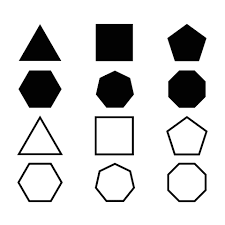
#> input picture src/my_opencv_code/scripts/shapes.jpg, 225 x 225 px
$ python contour_detection.py
#> lines starting #> are read from the running program, lines starting #| are printed output that depends on the picture; after the words box and inside, x2 and y2 are one past the last pixel; in counts of white or black regions, pixels touching at a corner belong together
import numpy as np
import cv2

def read_rgb_image(image_name, show):
    rgb_image = cv2.imread(image_name)
    rgb_image = cv2.resize(rgb_image,(800,500))
    if show:
        cv2.imshow("RGB image",rgb_image)
    return rgb_image

def convert_rgb_to_gray(rgb_image, show):
    gray_image = cv2.cvtColor(rgb_image,cv2.COLOR_BGR2GRAY)
    gray_image = cv2.resize(gray_image,(800,500))
    if show:
        cv2.imshow("GRAY image",gray_image)
    return gray_image

def convert_gray_to_binary(gray_image, adaptive, show):
    if adaptive:
        binary_image = cv2.adaptiveThreshold(gray_image,
                                             255,
                                             cv2.ADAPTIVE_THRESH_GAUSSIAN_C,
                                             cv2.THRESH_BINARY, 5,2)
    else:
        _,binary_image = cv2.threshold(gray_image, 127,255, cv2.THRESH_BINARY)
    if show:
        cv2.imshow("Binary Image",binary_image)
    return binary_image

def getContours(binary_image):
    contours, hierarchy = cv2.findContours(binary_image,
                                              cv2.RETR_TREE,
                                              cv2.CHAIN_APPROX_SIMPLE)
    return contours

def draw_contours(image, contours, image_name):
    index = -1
    thickness = 2
    color = (255,0,255)
    cv2.drawContours(image, contours, index, color, thickness)
    cv2.imshow(image_name, image)

def get_contour_center(contour):
    M = cv2.moments(contour)
    cx = -1
    cy = -1
    if (M["m00"]!=0):
        cx = int(M['m10']/M['m00'])
        cy = int(M['m01']/M['m00'])
    return cx,cy

def process_contours (binary_image, rgb_image, contours):
    # black_image = np.zeros([binary_image.shape[0], binary_image.shape[1],3],)
    for c in contours:
        area = cv2.contourArea(c)
        perimeter = cv2.arcLength(c, True)
        ((x, y), radius) = cv2.minEnclosingCircle(c)
        if area > 100:
            cv2.drawContours(rgb_image, [c], -1, (150,250,150),1)
            # cv2.drawContours (black_image, (c), -1, (150,250,150), 1)
            cx, cy =  get_contour_center(c)
            cv2.circle(rgb_image, (cx,cy), (int)(radius), (0,0,255),1)
            # cv2.circle(black_image, (cx, cy), (int) (radius),
        print ("Area: {}, Perimeter: {}".format(area, perimeter))
        print("number of contours: {}".format(len(contours)))
        cv2.imshow("RGB Image Contours", rgb_image)
        # cv2.imshow("Black Image Contours", black image)


def main():
    image_name = "shapes.jpg"
    rgb_image = read_rgb_image(image_name, True)
#> in read_rgb_image, rgb_image is the input picture: shape (225, 225, 3); min 0, max 255, mean 215
#> in read_rgb_image, `rgb_image = cv2.resize(rgb_image,(800,500))`:
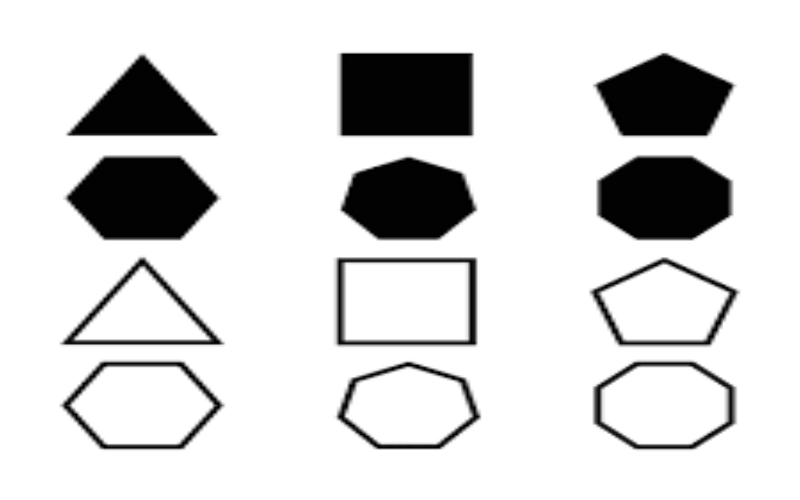
#> rgb_image: shape (500, 800, 3); min 0, max 255, mean 215
    gray_image = convert_rgb_to_gray(rgb_image,True)
    binary_image = convert_gray_to_binary(gray_image,True, True)
#> in convert_gray_to_binary, `binary_image = cv2.adaptiveThreshold(gray_image, 255, cv2.ADAPTIVE_THR..`:
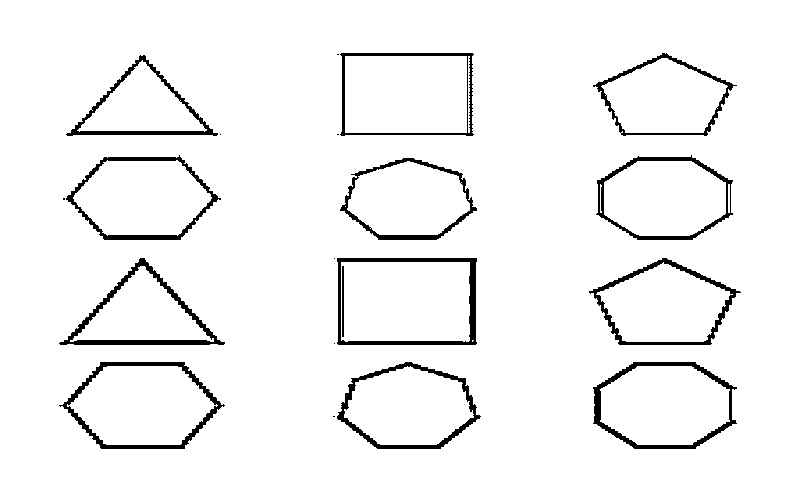
#> binary_image: shape (500, 800); 95.4% white; 20 black regions (7 under 20 px)
    contours = getContours(binary_image)
#> in getContours, `contours, hierarchy = cv2.findContours(binary_image, cv2.RETR_TREE, cv..`: contours = 38 contours, 10 with area under 20; largest, box (x1, y1, x2, y2) and area: (0, 0, 800, 500) 398701, (336, 257, 478, 346) 12243, (339, 52, 475, 137) 10915, (58, 361, 226, 450) 10687, (592, 361, 738, 450) 10254
    # draw_contours(rgb_image, contours, "RGB Contours")
    process_contours(binary_image, rgb_image, contours)
#> the loop in process_contours, `for c in contours:` made 38 passes
#> (c, area, perimeter, x, y, radius, cx, cy) on passes 1, 38: ([[0, 0], [0, 499], [799, 499], [799, 0]], 398701, 2596, 399.5, 249.5, 471, 399, 249), ([[345, 56], [345, 132], [466, 132], [466, 56]], 9196, 394, 405.5, 94, 71.44, 405, 94)
#> (area, perimeter, x, y, radius, cx, cy) on passes 3 to 8: (10254.5, 431.5, 664.5, 405, 74.7, 663, 404), (8168, 375.8, 664.5, 405, 66.45, 664, 404), (9288.5, 430.1, 408.5, 417, 72.51, 408, 407), (7331, 383.8, 408.5, 413, 64.62, 408, 407), (10687, 478.6, 141.5, 405, 83.5, 141, 404), (8507.5, 426.6, 142, 405, 75, 141, 404)
#> (printed output is left out)
#> pass 1, in process_contours, `cv2.imshow("RGB Image Contours", rgb_image)`:
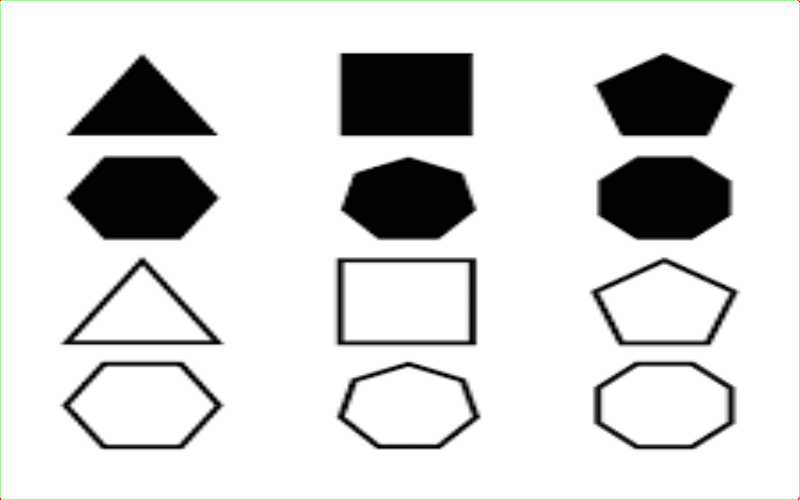
#> window 'RGB Image Contours': shape (500, 800, 3); mean B, G, R 214.3, 215, 214.3
#> after the loop in process_contours, `for c in contours:`:
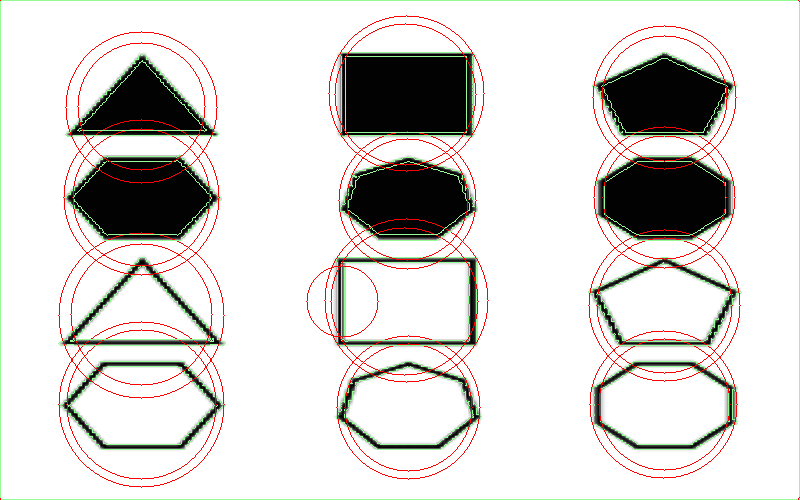
#> rgb_image: shape (500, 800, 3); 5.28% of pixels changed, all inside (x1, y1, x2, y2) = (0, 0, 800, 500)

    cv2.waitKey(0)
    cv2.destroyAllWindows()

if __name__ == "__main__":
    main()

$ run again, with src/my_opencv_code/scripts/apple.jpg copied over src/my_opencv_code/scripts/shapes.jpg
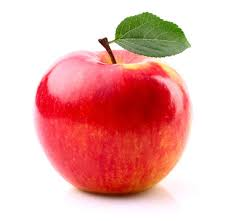
#> input picture src/my_opencv_code/scripts/apple.jpg, 228 x 221 px
#> in read_rgb_image, rgb_image is the input picture: shape (221, 228, 3); mean B, G, R 174.8, 178, 235.4
#> in convert_gray_to_binary, `binary_image = cv2.adaptiveThreshold(gray_image, 255, cv2.ADAPTIVE_THR..`:
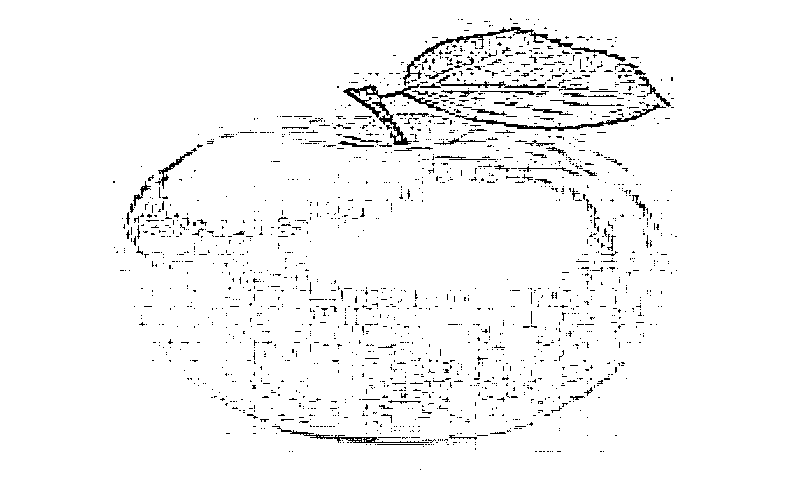
#> binary_image: shape (500, 800); 96.6% white; black in thin lines or dots, all inside (x1, y1, x2, y2) = (113, 18, 677, 470)
#> in getContours, `contours, hierarchy = cv2.findContours(binary_image, cv2.RETR_TREE, cv..`: contours = 1943 contours, 1727 with area under 20; largest, box (x1, y1, x2, y2) and area: (0, 0, 800, 500) 398701, (342, 83, 447, 119) 981, (463, 102, 667, 132) 886, (413, 26, 574, 62) 880, (289, 429, 430, 444) 560
#> the loop in process_contours, `for c in contours:` made 1943 passes
#> (c, area, perimeter, x, y, radius, cx, cy) on pass 1: ([[0, 0], [0, 499], [799, 499], [799, 0]], 398701, 2596, 399.5, 249.5, 471, 399, 249)
#> (printed output is left out)
#> after the loop in process_contours, `for c in contours:`:
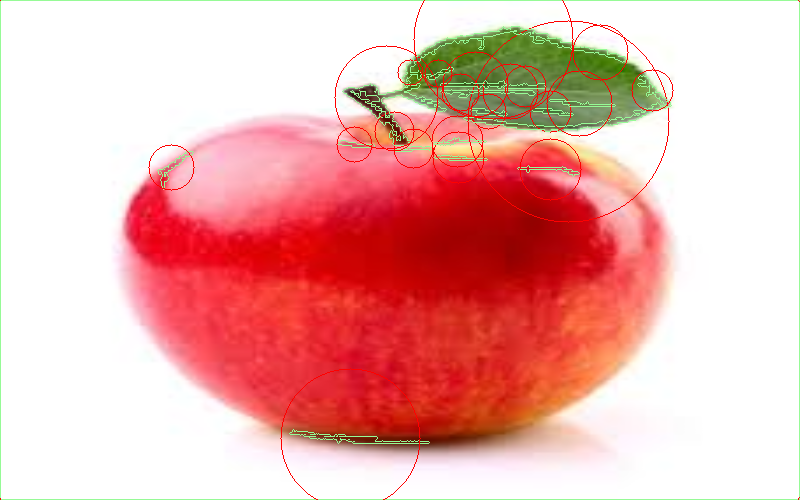
#> rgb_image: shape (500, 800, 3); mean B, G, R 173.4, 177.6, 235.3
